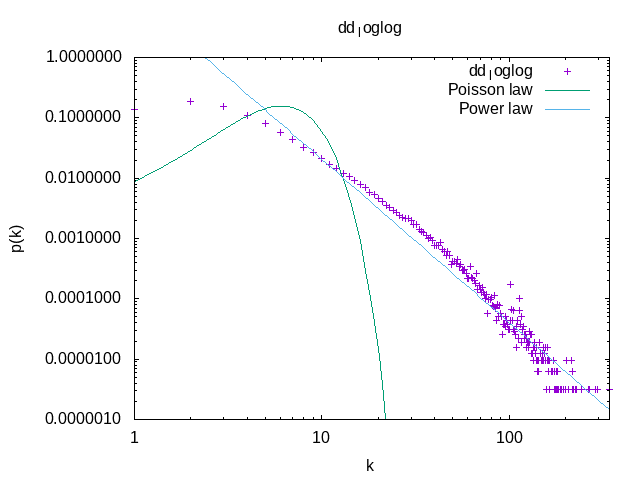

The script that saved this image:
set terminal png  
set title "dd_loglog"
set xlabel 'k' 
set ylabel 'p(k)' 
set output 'dd_loglog.png' 
set logscale xy
set yrange [1e-6:1]
# Poisson
lambda = 6.62208890914917
poisson(k) = lambda ** k * exp(-lambda) / gamma(k + 1)
f(x) = lc - gamma * x  
fit f(x) 'dd_loglog.dat' using (log($1)):(log($2)) via lc, gamma 
c = exp(lc) 
power(k) = c *k ** (-gamma) 
plot 'dd_loglog.dat' title 'dd_loglog', poisson(x) title 'Poisson law' , power(x) title 'Power law'